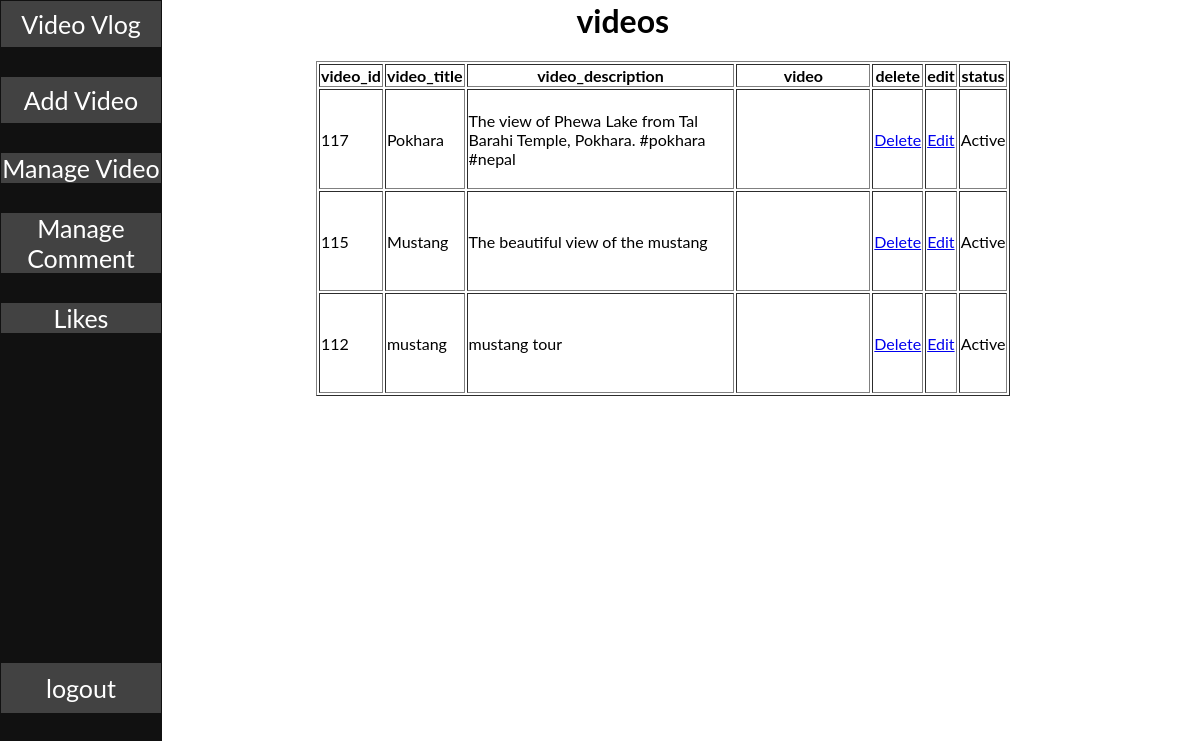
Screenshot of /admin/video_edit.php (signed in) with the database file from the repository.
### tables this page shows
CREATE TABLE `videos` (
  `video_id` int(11) NOT NULL,
  `video_title` varchar(255) NOT NULL,
  `video_description` varchar(255) NOT NULL,
  `name` varchar(255) NOT NULL,
  `location` varchar(255) NOT NULL,
  `status` varchar(255) DEFAULT NULL,
  `likes` int(11) DEFAULT 0,
  `unlikes` int(11) DEFAULT 0,
  `like_count` int(11) NOT NULL
);

### admin/video_edit.php (the view, shortened to what this page needs)
<html>
<link rel="stylesheet" href="nav_bar.css">
<body style="margin-left:25%;padding:1px 16px;height:1000px;">
    <div class="sidenav">
        <a class="das" href="admin_dashboard.php">Video Vlog</a></li><br>
        <a class="upload" href="upload.php">Add Video</a></li><br>
        <a href="video_edit.php">Manage Video</a><br>
        <a href="edit_comment.php">Manage Comment</a><br>
        <a href="display_like.php">Likes</a><br>
        <a class="logout" href="../logout.php">logout </a></li>
    </div>
    <div>
    <h1 style="margin-left:30%;"> videos</h1>
        <div class="gallery">
            <table style="width:80%" border=1px solid black>
                <tr>
                    <div>
                        <th>video_id</th>
                        <th>video_title</th>
                        <th>video_description</th>
                        <th>video</th>
                        <th>delete</th>
                        <th>edit</th>
                        <th>status</th>
                    </div>
                </tr>
                <?php
                include '../config.php';
                $sql = "SELECT * FROM videos ORDER BY video_id DESC";
                $result = mysqli_query($conn, $sql);
                $num = mysqli_num_rows($result);
                if ($num > 0) {
                    while ($row = mysqli_fetch_assoc($result)) {
                        ?>
                        <tr style="height:100px">
                            <td>
                            <?php echo $row['video_id']; ?>
                            </td>
                            <td>
                                <?php echo $row['video_title']; ?>
                            </td>
                            <td>
                                <?php echo $row['video_description']; ?>
                            </td>
                            <td><video style="width:10%" height="10%">
                                    <source class="vd" src="<?php echo $row['location'] ?>" type="video/mp4">
                                </video></td>
                            <td>
                                <a href="./delete_video.php?video_id=<?php echo $row['video_id'] ?>">Delete</a>
                            </td>
                            <td><a href="./edit_video.php?video_id=<?php echo $row['video_id'] ?>">Edit</a></td>
                            <td>
                                <?php
                                if ($row['status'] == 1) {
                                    echo 'Active';
                                } else {
                                    echo 'Inactive';
                                }
                                ?>
                            </td>
                        </tr>
                    <?php }
                }
                ?>
            </table>
        </div>
    </div>
</body>
</html>

### admin/nav_bar.css (style rules this page uses)
body { font-family: "Lato", sans-serif; margin: 0; }
.sidenav { height: 100%; width: 160px; position: fixed; z-index: 1; top: 0; left: 0; background-color: #111; overflow-x: hidden; padding-top: 20px; }
.sidenav a { text-decoration: none; font-size: 25px; color: #fff; display: block; background-color: #424242; }
.sidenav { text-align: center; padding: 1px 1px 1px 1px; text-decoration: none; font-size: 25px; color: #fff; display: block; }
.das { text-align: center; padding: 8px; font-size: 16px; background-color: #424242; }
.upload { text-align: center; padding: 8px; font-size: 16px; background-color: #424242; }
.logout { padding: 10px; margin-top: 300px; }

### admin/video_edit.php (style rules this page uses)
.das { text-align: center; padding: 8px; font-size: 16px; background-color: #424242; }
.upload { text-align: center; padding: 8px; font-size: 16px; background-color: #424242; }

### rows the page displays
videos: video_id "117", video_title "Pokhara", video_description "The view of Phewa Lake from Tal Barahi Temple, Pokhara. #pokhara #nepal", status "Active"
videos: video_id "115", video_title "Mustang", video_description "The beautiful view of the mustang", status "Active"
videos: video_id "112", video_title "mustang", video_description "mustang tour", status "Active"
